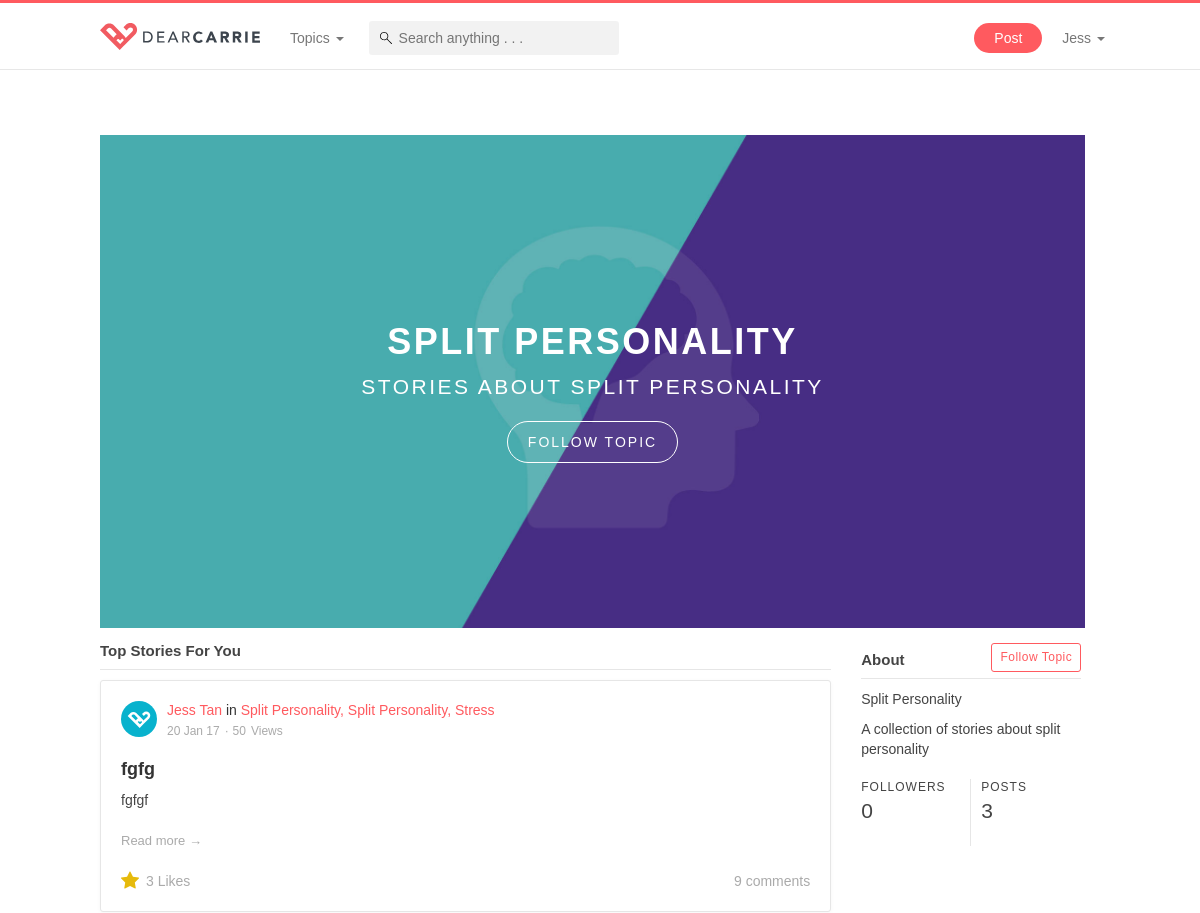
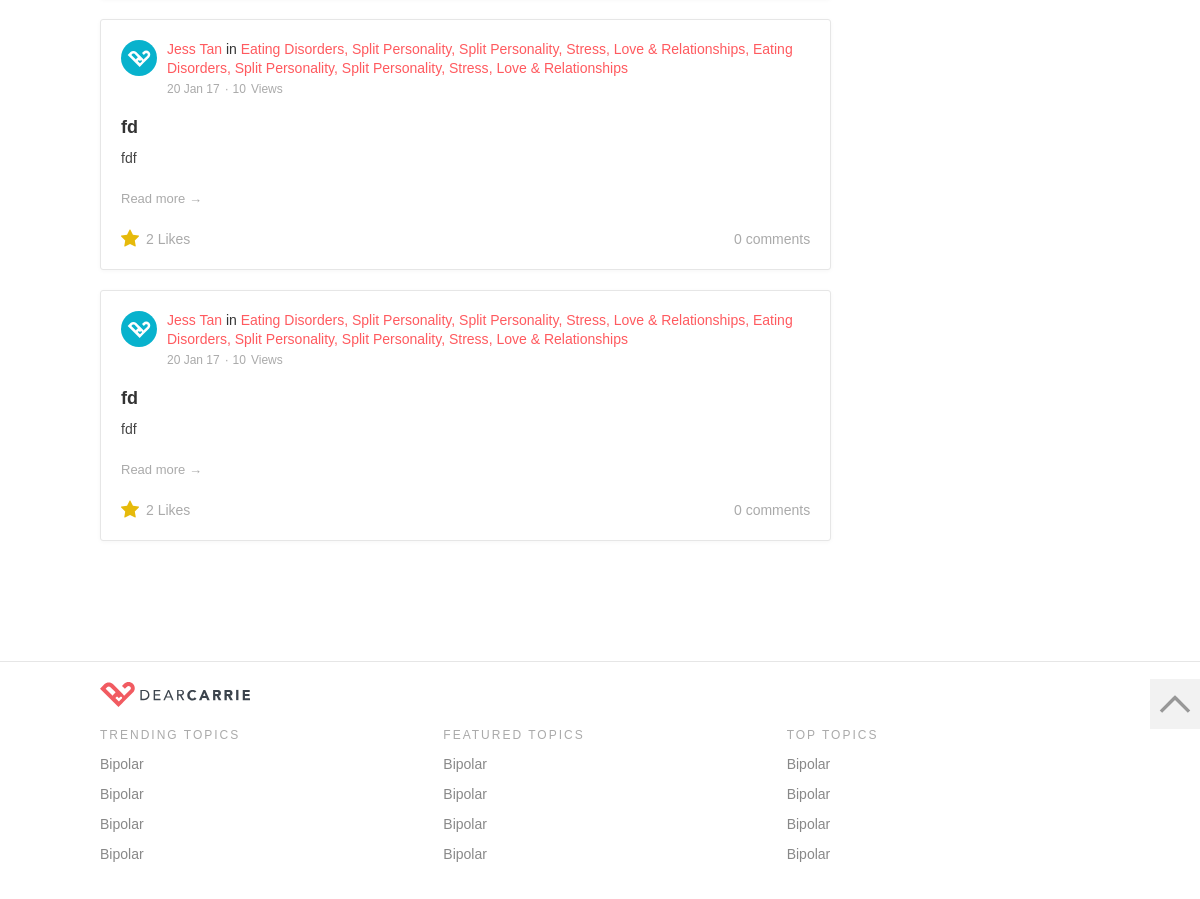
Page /topicDetails?topicID=11 (signed in) on the committed database (2 pictures, top to bottom).
### tables this page shows
CREATE TABLE `topics` (
  `id` int(11) NOT NULL,
  `main_image` varchar(255) NOT NULL,
  `background` varchar(255) NOT NULL,
  `title` varchar(255) NOT NULL,
  `short_desc` varchar(255) NOT NULL,
  `description` varchar(255) NOT NULL,
  `date` timestamp NOT NULL DEFAULT CURRENT_TIMESTAMP ON UPDATE CURRENT_TIMESTAMP,
  `followers` int(11) NOT NULL DEFAULT '0',
  `posts` int(11) NOT NULL DEFAULT '0',
  `url` varchar(255) NOT NULL,
  `tel` varchar(255) NOT NULL,
  `type` varchar(255) NOT NULL,
  `order_num` int(11) NOT NULL,
  `score` double NOT NULL DEFAULT '0',
  `published` int(11) NOT NULL DEFAULT '1'
);

CREATE TABLE `users` (
  `id` int(11) NOT NULL,
  `name` varchar(255) NOT NULL,
  `email` varchar(255) NOT NULL,
  `password` char(32) NOT NULL,
  `role` varchar(255) NOT NULL DEFAULT 'normal',
  `affliate` varchar(255) DEFAULT 'website',
  `image` varchar(255) NOT NULL DEFAULT 'images/default.svg',
  `description` varchar(255) NOT NULL,
  `datejoin` timestamp NOT NULL DEFAULT CURRENT_TIMESTAMP,
  `active` int(11) NOT NULL DEFAULT '1'
);

CREATE TABLE `posts` (
  `id` int(11) NOT NULL,
  `userid` int(11) DEFAULT NULL,
  `title` varchar(255) DEFAULT NULL,
  `description` varchar(255) DEFAULT NULL,
  `timestamp` timestamp NOT NULL DEFAULT CURRENT_TIMESTAMP ON UPDATE CURRENT_TIMESTAMP,
  `score` double NOT NULL DEFAULT '0',
  `likes` int(11) NOT NULL DEFAULT '0',
  `comments` int(11) NOT NULL DEFAULT '0',
  `views` int(11) NOT NULL DEFAULT '0',
  `published` int(11) NOT NULL DEFAULT '1'
);

### controllers/commonFunctions.php (called while the page is built, shortened)
<?php
function checkLogin() {
	if(isset($_SESSION["role"])) {
		return false;
	}
	else {
		return true;
	}
}
function checkRole($userRole, $role) {
	if($userRole != $role) {
		return false;
	}
	else {
		return true;
	}
}
function connectToDataBase() {
	$theLineToDatabase =  mysqli_connect("localhost","root","root","dearcarrie");
	if(!$theLineToDatabase) {
		header("location: error.php?msg=Database connection first error");
		exit();
	}
	else {
	  return $theLineToDatabase;
	}
}
function getPostByID($id) {
	$conn = connectToDataBase();
	$sql = "SELECT * FROM posts WHERE id = '$id'";
	$result = $conn->query($sql);
	$value = $result->fetch_assoc();
	return $value;
}
function getUserByID($id) {
	$conn = connectToDataBase();
	$sql = "SELECT * FROM users WHERE id = '$id'";
	$result = $conn->query($sql);
	$value = $result->fetch_assoc();
	return $value;
}
function getTopicByID($id) {
	$conn = connectToDataBase();
	$sql = "SELECT * FROM topics WHERE id = '$id'";
	$result = $conn->query($sql);
	$value = $result->fetch_assoc();
	return $value;
}
function displayFeaturedTopics() {
	$conn = connectToDataBase();
	$sql = "SELECT * FROM topics WHERE type = 'featured' ORDER BY order_num";
	$result = $conn->query($sql);
	$resArr = array();
	if ($result->num_rows > 0) {
		 while($row = $result->fetch_assoc()) {
			 $resArr[] = $row;
		 }
	}
	return $resArr;
}
function getPostsByTopicID($topicid) {
	$conn = connectToDataBase();
	$sql = "SELECT *
					FROM posts p
					INNER JOIN curation c ON p.id = c.postid
					WHERE published = 1 AND c.topicid = '$topicid'
					ORDER BY p.id DESC";
	$result = $conn->query($sql);
	$resArr = array();
	if ($result->num_rows > 0) {
		 while($row = $result->fetch_assoc()) {
			 $resArr[] = $row;
		 }
	} else {
	}
	return $resArr;
}
function countPostByTopicID($topicid) {
	$conn = connectToDataBase();
	$sql = "SELECT COUNT(*) AS total
					FROM curation c
					INNER JOIN posts p ON c.postid = p.id
					WHERE c.topicid='$topicid' AND p.published = 1";
	$result = $conn->query($sql);
	$value = $result->fetch_assoc();
	return $value["total"];
}
function countFollowersByTopicID($topicid) {
	$conn = connectToDataBase();
	$sql = "SELECT COUNT(*) AS total
					FROM topic_follow
					WHERE topicid = '$topicid'";
	$result = $conn->query($sql);
	$value = $result->fetch_assoc();
	return $value["total"];
}
function isFollowingTopic ($userid, $topicid) {
	$conn = connectToDataBase();
	$sql = "SELECT * FROM topic_follow WHERE userid='$userid' AND topicid='$topicid' LIMIT 1";
	$result = $conn->query($sql);
	if (mysqli_num_rows($result) > 0) {
			return true;
	} else {
		return false;
	}
}
function hasLikedPost ($userid, $postid) {
	$conn = connectToDataBase();
	$sql = "SELECT * FROM post_like WHERE userid='$userid' AND postid='$postid' LIMIT 1";
	$result = $conn->query($sql);
	if (mysqli_num_rows($result) > 0) {
			return true;
	} else {
		return false;
	}
}
function countPostLikes($id) {
	$conn = connectToDataBase();
	$sql = "SELECT COUNT(*) AS total FROM post_like WHERE postid='$id'";
	$result = $conn->query($sql);
	$value = $result->fetch_assoc();
	return $value["total"];
}
function countCommentsByPostID($id) {
	$conn = connectToDataBase();
	$sql = "SELECT COUNT(*) AS total FROM comments WHERE postid='$id'";
	$result = $conn->query($sql);
	$value = $result->fetch_assoc();
	return $value["total"];
}
function getPostTopics ($postid) {
	$conn = connectToDataBase();
	$sql = "SELECT c.topicid AS topicid, t.title AS title
					FROM topics t
					INNER JOIN curation c on c.topicid = t.id
					WHERE c.postid = '$postid'
					";
	$result = $conn->query($sql);
	$resArr = array();
	if ($result->num_rows > 0) {
		 while($row = $result->fetch_assoc()) {
			 $resArr[] = $row;
		 }
	}
	return $resArr;
}
function getUnseenNotificationCount($userid) {
	$currUser = $_SESSION["userid"];
	$conn = connectToDataBase();
	$sql = "SELECT p.userid as to_user, n.item, n.from_user, n.type, n.seen
					FROM notifications n
					INNER JOIN posts p ON n.item = p.id
					WHERE n.type = 'post_follow' AND p.userid='$userid' AND n.seen=0  AND p.userid != '$currUser'
					UNION
					SELECT u.id as to_user, n.item, n.from_user, n.type, n.seen
					FROM notifications n
					INNER JOIN users u ON n.item = u.id
					WHERE n.type = 'user_follow' AND u.id='$userid' AND n.seen=0
					UNION
					SELECT p.userid as to_user, n.item, n.from_user, n.type, n.seen
					FROM notifications n
					INNER JOIN posts p ON n.item = p.id
					WHERE n.type = 'post_like' AND p.userid='$userid' AND n.seen=0 AND p.userid != '$currUser'
					UNION
					SELECT p.userid as to_user, n.item, n.from_user, n.type, n.seen
					FROM notifications n
					INNER JOIN comments c ON n.item = c.id
					INNER JOIN posts p ON p.id = c.postid
					WHERE n.type = 'new_comment' AND p.userid='$userid' AND n.seen=0 AND p.userid != '$currUser'
					UNION
					SELECT c.userid as to_user, n.item, n.from_user, n.type, n.seen
					FROM notifications n
					INNER JOIN comments c ON n.item = c.id
					WHERE n.type = 'comment_like' AND c.userid='$userid' AND n.seen=0 AND n.from_user != '$currUser'
				";
	$result = $conn->query($sql);
	$resArr = array();
	return $resArr;
}
function calculateDays($date) {
	return date('d M y',strtotime($date));
}
?>

### topicDetails.php (the view, shortened to what this page needs)
<!DOCTYPE html>
<?php
  include('controllers/templates.php');
  $topicID = $_GET["topicID"];
  $topic = getTopicByID($topicID);
  $posts = getPostsByTopicID($topicID);
  $postCount = countPostByTopicID($topicID);
  $followerCount = countFollowersByTopicID($topicID);
  $followingTopic = isFollowingTopic($_SESSION["userid"],$topicID);
?>
<html lang="en">
  <?php head($topic["title"]); ?>
  <body>
    <?= scrollTopBtn(); ?>
    <?= navbar(); ?>
    <div class="page-container">
      <div class="topic-header">
        <div>
          <img src="<?=$topic["background"];?>" class="img-responsive">
          <div class="text">
              <h1><?=$topic["title"];?></h1>
              <p class="lead"><?=$topic["short_desc"];?></p>
              <?php
                if (!checkLogin()) {
                  if ($followingTopic) {
              ?>
                    <form>
                      <input onclick="unfollowTopic(<?=$_SESSION['userid'];?>,<?=$topic['id']?>);" id="unfollowBtn1" type="button" class="white-line-btn" value="Following" onmouseover="unfollowMouseOver();" onmouseout="unfollowMouseOut()">
                    </form>
              <?php
                } else {
              ?>
                  <form>
                    <input onclick="followTopic(<?=$_SESSION['userid'];?>,<?=$topic['id']?>);" id="followBtn1" type="button" class="white-line-btn" value="Follow Topic">
                  </form>
              <?php
                  }
                }
              ?>
          </div>
        </div>
      </div>
      <div class="row">
          <div class="col-sm-9">
            <div class="content-title">
              <h4>Top Stories For You</h4>
            </div>
            <?php foreach ($posts as $post) {
              card($post["id"]);
            }
            ?>
          </div>
          <div class="col-sm-3">
              <div class="main-sidebar">
                  <div class="side-content">
                      <div class="content-title">
                          <h4>About</h4>
                          <?php
                            if (!checkLogin()) {
                              if ($followingTopic) {
                          ?>
                                <form>
                                  <input type="hidden" name="userid" value='<?=$_SESSION["userid"];?>'>
                                  <input type="hidden" name="topic" value='<?=$topic["id"]?>'>
                                  <input onclick="unfollowTopic(<?=$_SESSION['userid'];?>,<?=$topic['id']?>);" id="unfollowBtn2" type="button" class="follow-btn" value="Following" onmouseover="unfollowMouseOver();" onmouseout="unfollowMouseOut()">
                                </form>
                          <?php
                            } else {
                          ?>
                              <form>
                                <input onclick="followTopic(<?=$_SESSION['userid'];?>,<?=$topic['id']?>);" id="followBtn2" type="button" class="follow-btn" value="Follow Topic">
                              </form>
                          <?php
                              }
                            }
                          ?>
                      </div>
                      <div class="mBottom-20">
                          <p><?=$topic["title"];?></p>
                          <p><?=$topic["description"];?></p>
                      </div>
                      <div class="dual-hero">
                          <div>
                            <p class="topic-detail-title">Followers</p>
                            <p class="lead"><?=$followerCount;?></p>
                          </div>
                          <div>
                            <p class="topic-detail-title">Posts</p>
                            <p class="lead"><?=$postCount;?></p>
                          </div>
                      </div>
                  </div>
              </div>
          </div>
      </div>
    </div>
    <?= footer(); ?>
  </body>
</html>

### controllers/templates.php (shortened to what this page needs)
<?php
  include('commonFunctions.php');
?>
<?php
function head($title){
?>
  <head>
    <link href="css/bootstrap.min.css" rel="stylesheet">
    <link href="css/animate.css" rel="stylesheet">
    <link href="css/style.css" rel="stylesheet">
  </head>
<?php
}
function navbar() {
  $featuredTopics = displayFeaturedTopics();
  if(isset($_SESSION["userid"])){
    $countNotifications = count(getUnseenNotificationCount($_SESSION["userid"]));
  }
?>
  <nav class="navbar navbar-default navbar-fixed-top">
    <div class="container-fluid page-container">
      <div class="navbar-header">
        <a class="navbar-brand" href="index"><img alt="brand" src="images/logo.svg" width="160px;"></a>
      </div>
      <div class="collapse navbar-collapse" id="bs-example-navbar-collapse-1">
        <ul class="nav navbar-nav hide-mobile">
          <li class="dropdown">
            <a href="#" class="dropdown-toggle" data-toggle="dropdown" role="button" aria-haspopup="true" aria-expanded="false">Topics <span class="caret"></span></a>
          </li>
        </ul>
        <form id="myForm" class="navbar-form navbar-left hide-mobile" action="search" method="get">
            <input id="search_keyword_id" type="text" class="search_keyword nav-search" placeholder="Search anything . . ." name="search_keyword_id" autocomplete="off">
        </form>
        <ul class="nav navbar-nav navbar-right">
          <?php if (!checkLogin()) { ?>
            <li><a href="addPost" class="cta-btn" >Post</a></li>
          <?php } ?>
          <li class="dropdown hide-mobile">
            <?php if (!checkLogin()) { ?>
            <a href="#" class="dropdown-toggle" data-toggle="dropdown" role="button" aria-haspopup="true" aria-expanded="false">
              <?=$_SESSION["name"];?>
              <span class="caret"></span>
            </a>
            <?php } ?>
          </li>
        </ul>
      </div>
    </div>
  </nav>
<?php
}
function card($id) {
  $post = getPostByID($id);
  $user = getUserByID($post["userid"]);
  $postLikeCount = countPostLikes($id);
  $commentCount = countCommentsByPostID($id);
  if(isset($_SESSION["userid"])){
    $likedPost = hasLikedPost($_SESSION["userid"], $id);
  }
?>
<div class="card">
  <div class="header">
    <div class="image">
      <a href="profile?userID=<?=$user["id"];?>"><img src="<?=$user["image"];?>"></a>
    </div>
    <div class="author-details">
      <div>
        <a href="profile?userID=<?=$user["id"];?>"><?=$user["name"];?></a>
        <span class="topics-comma">
        <?php
           $topics = getPostTopics($id);
           if (count($topics) > 0) { echo ' in ';}
           foreach ($topics as $topic) {
       ?>
             <a href="topicDetails?topicID=<?=$topic["topicid"];?>"><?=$topic["title"];?></a>
       <?php
           }
        ?>
       </span>
      </div>
      <div class="date"><?php echo calculateDays($post['timestamp']); ?></div>
      <div class="views"><?=$post["views"];?></div>
    </div>
  </div>
  <div class="content short">
    <a href="post?postID=<?=$post["id"];?>">
      <h4><?=$post["title"];?></h4>
      <p><?=$post["description"];?></p>
    </a>
    <a href="post?postID=<?=$post["id"];?>" class="read-more">Read more &#8594;</a>
  </div>
  <div class="footer">
    <div class="float-left">
      <?php
        if (!checkLogin()) {
          if ($likedPost) {
      ?>
            <form class="like-inline">
              <input onclick="unlikePost(this.id, <?=$_SESSION['userid'];?>,<?=$id?>);" class="star-icon active" id="likePostBtn<?=$id;?>" type="button">
              <p><?=$postLikeCount;?> Likes</p>
            </form>
      <?php
          }
        }
      ?>
    </div>
    <div class="float-right">
      <a href="post?postID=<?=$post["id"];?>#commentsDiv"><?=$commentCount?> comments</a>
    </div>
  </div>
</div>
<?php
}
?>
<?php
function scrollTopBtn() {
?>
  <a class="top-btn" onclick="scrollToTop();" href="javascript:;"></a>
<?php
}
function footer() {
?>
  <footer class="footer">
    <div class="page-container">
      <div class="row">
        <div class="col-sm-12 pull-left">
          <img src="images/logo.svg" class="logo">
        </div>
        <div class="col-sm-4">
          <ul>
            <li>Trending Topics</li>
            <li><a href="topicDetails">Bipolar</a></li>
            <li><a href="topicDetails">Bipolar</a></li>
            <li><a href="topicDetails">Bipolar</a></li>
            <li><a href="topicDetails">Bipolar</a></li>
          </ul>
        </div>
        <div class="col-sm-4">
          <ul>
            <li>Featured Topics</li>
            <li><a href="topicDetails">Bipolar</a></li>
            <li><a href="topicDetails">Bipolar</a></li>
            <li><a href="topicDetails">Bipolar</a></li>
            <li><a href="topicDetails">Bipolar</a></li>
          </ul>
        </div>
        <div class="col-sm-4">
          <ul>
            <li>Top Topics</li>
            <li><a href="topicDetails">Bipolar</a></li>
            <li><a href="topicDetails">Bipolar</a></li>
            <li><a href="topicDetails">Bipolar</a></li>
            <li><a href="topicDetails">Bipolar</a></li>
          </ul>
        </div>
      </div>
    </div>
  </footer>
<?php
}
?>

### rows in the picture
topics: background (picture), title "SPLIT PERSONALITY", short_desc "STORIES ABOUT SPLIT PERSONALITY", title "Split Personality", description "A collection of stories about split personality"
users: image (placeholder picture), name "Jess Tan"
posts: timestamp "20 Jan 17", views "50", title "fgfg", description "fgfgf"
posts: timestamp "20 Jan 17", views "10", title "fd", description "fdf"

### other values in the picture
$_SESSION["name"] "Jess"
$topic["title"] "Split Personality"
$topic["title"] "Stress"
$postLikeCount "3"
$commentCount "9"
$topic["title"] "Eating Disorders"
$topic["title"] "Love & Relationships"
$postLikeCount "2"
$commentCount "0"
$followerCount "0"
$postCount "3"
